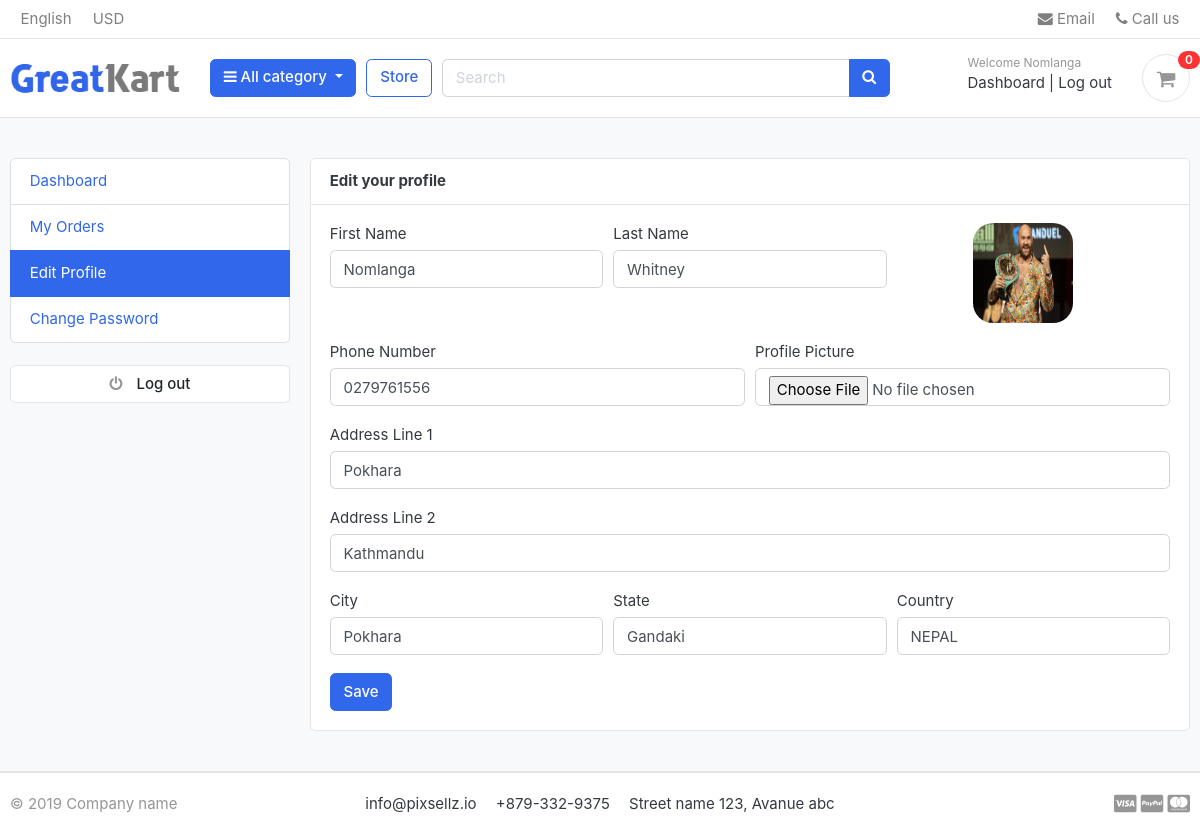
Screenshot of /accounts/edit_profile/ (signed in) with the database file from the repository.
### accounts/models.py (models this page shows, shortened)
class Account(AbstractBaseUser):
    first_name = models.CharField(max_length=50)
    last_name = models.CharField(max_length=50)
    username = models.CharField(max_length=50, unique= True)
    email = models.CharField(max_length=100,unique=True)
    phone_number = models.CharField(max_length=30)
    date_joined = models.DateTimeField(auto_now_add=True)
    last_joined = models.DateTimeField(auto_now_add=True)
    is_admin = models.BooleanField(default=False)
    is_staff = models.BooleanField(default=False)
    is_active = models.BooleanField(default=False)
    is_superadmin = models.BooleanField(default=False)
    USERNAME_FIELD = 'email'
    REQUIRED_FIELDS = ['username','first_name','last_name']
    objects = MyAccountManager()

class UserProfile(models.Model):
    user = models.OneToOneField(Account, on_delete=models.CASCADE)
    address_line_1 = models.CharField(blank=True, max_length=100)
    address_line_2 = models.CharField(blank=True, max_length=100)
    profile_picture = models.ImageField(blank=True, upload_to='userprofile')
    city = models.CharField(blank=True, max_length=20)
    state = models.CharField(blank=True, max_length=20)
    country = models.CharField(blank=True, max_length=20)

### accounts/views.py (the view)
# urls.py: path('edit_profile/',views.edit_profile, name='edit_profile'),
@login_required(login_url='login')
def edit_profile(request):
    userprofile = get_object_or_404(UserProfile, user=request.user)
    if request.method == 'POST':
        user_form = UserForm(request.POST, instance=request.user)
        """request.FILES is neccessary for updating profiles"""
        profile_form = UserProfileForm(request.POST, request.FILES, instance=userprofile)
        if user_form.is_valid() and profile_form.is_valid():
            user_form.save()
            profile_form.save()
            messages.success(request, 'Your profile has been updated.')
            return redirect('edit_profile')
    else:
        user_form = UserForm(instance=request.user)
        profile_form = UserProfileForm(instance=userprofile)
    context = {
        'user_form': user_form,
        'profile_form': profile_form,
        'userprofile': userprofile,
    }
    return render(request, 'accounts/edit_profile.html', context)

### accounts/forms.py
class UserForm(forms.ModelForm):
    class Meta:
        model = Account
        fields = ('first_name', 'last_name', 'phone_number')
    def __init__(self, *args, **kwargs):
        super(UserForm, self).__init__(*args, **kwargs)
        for field in self.fields:
            self.fields[field].widget.attrs['class'] = 'form-control'

class UserProfileForm(forms.ModelForm):
    profile_picture = forms.ImageField(required=False, error_messages = {'invalid':("Image files only")}, widget=forms.FileInput)
    class Meta:
        model = UserProfile
        fields = ('address_line_1', 'address_line_2', 'city', 'state', 'country', 'profile_picture')
    def __init__(self, *args, **kwargs):
        super(UserProfileForm, self).__init__(*args, **kwargs)
        for field in self.fields:
            self.fields[field].widget.attrs['class'] = 'form-control'

### carts/context_processors.py (called while the page is built)
def counter(request):
    cart_count = 0
    if  'admin' in request.path:
        return {}
    else:
        try:
            cart = Cart.objects.filter(cart_id = _cart_id(request))
            if request.user.is_authenticated:
                cart_items = CartItem.objects.all().filter(user=request.user)
            else:
                cart_items = CartItem.objects.all().filter(cart=cart[:1])
            for cart_item in cart_items:
                cart_count +=  cart_item.quantity
        except Cart.DoesNotExist:
            cart_count = 0
    return dict(cart_count=cart_count)

### carts/views.py (called while the page is built)
def _cart_id(request):
    cart = request.session.session_key
    if not cart:
        cart = request.session.create()
    return cart

### cataegory/context_processors.py (called while the page is built)
def menu_links(request):
    links = Category.objects.all()
    return dict(links=links)

### cataegory/models.py (called while the page is built)
    def get_url(self):
        return reverse('product_by_category', args= [self.slug])

### templates/accounts/edit_profile.html (shortened to what this page needs)
{% extends 'base.html' %}
{% block content %}
<section class="section-conten padding-y bg">
<div class="container">
	<div class="row">
	{% include 'includes/dashboard_slider.html' %}
	<main class="col-md-9">
		<article class="card">
		<header class="card-header">
			<strong class="d-inline-block mr-3">Edit your profile</strong>
		</header>
		<div class="card-body">
			<div class="row">
			<div class="col-md-12">
				<form action="{% url 'edit_profile' %}" method="POST" enctype="multipart/form-data">
					<div class="form-row">
						<div class="form-group col-md-4">
							<label>First Name</label>
							{{user_form.first_name}}
						</div>
						<div class="form-group col-md-4">
							<label>Last Name</label>
							{{user_form.last_name}}
						</div>
                        <div class="text-right form-group col-md-2 mx-5">
                            <img src="{{userprofile.profile_picture.url}}" alt="Profile Picture" height="100" width="100" style="border-radius:20% ;">
                        </div>
					</div>
					<div class="form-row">
						<div class="form-group col-md-6">
							<label>Phone Number</label>
							{{user_form.phone_number}}
						</div>
						<div class="form-group col-md-6">
							<label>Profile Picture</label>
							{{profile_form.profile_picture}}
						</div>
					</div>
					<div class="form-group">
						<label>Address Line 1</label>
						{{profile_form.address_line_1}}
					</div>
					<div class="form-group">
						<label>Address Line 2</label>
						{{profile_form.address_line_2}}
					</div>
					<div class="form-row">
						<div class="form-group col-md-4">
							<label>City</label>
							{{profile_form.city}}
						</div>
						<div class="form-group col-md-4">
							<label>State</label>
							{{profile_form.state}}
						</div>
						<div class="form-group col-md-4">
							<label>Country</label>
							{{profile_form.country}}
						</div>
					</div>
					<input type="submit" value="Save" class="btn btn-primary">
				</form>
			</div>
			</div>
		</div>
		</article>
	</main>
</div>
</div>
</section>
{% endblock %}

### templates/includes/navbar.html (shortened to what this page needs)
{% load static %}
<header class="section-header">
    <nav class="navbar p-md-0 navbar-expand-sm navbar-light border-bottom">
    <div class="container">
      <div class="collapse navbar-collapse" id="navbarTop4">
        <ul class="navbar-nav mr-auto">
            <li class="nav-item dropdown">
                 <a href="#" class="nav-link">   English </a>
            </li>
            <li class="nav-item dropdown">
                <a href="#" class="nav-link"> USD </a>
            </li>
        </ul>
        <ul class="navbar-nav">
            <li><a href="#" class="nav-link"> <i class="fa fa-envelope"></i> Email </a></li>
            <li><a href="#" class="nav-link"> <i class="fa fa-phone"></i> Call us </a></li>
        </ul>
      </div>
    </div>
    </nav>
    <section class="header-main border-bottom">
        <div class="container">
    <div class="row align-items-center">
        <div class="col-lg-2 col-md-3 col-6">
            <a href="{% url 'home' %}" class="brand-wrap">
                <img class="logo" src="{% static './images/logo.png' %}">
            </a>
        </div>
        <div class="col-lg col-sm col-md col-6 flex-grow-0">
            <div class="category-wrap dropdown d-inline-block float-right">
                <button type="button" class="btn btn-primary dropdown-toggle" data-toggle="dropdown">
                    <i class="fa fa-bars"></i> All category
                </button>
            </div>
        </div>
        <a href="{% url 'store' %}" class="btn btn-outline-primary">Store</a>
        <div class="col-lg  col-md-6 col-sm-12 col">
            <form action="{% url 'search' %}" class="search">
                <div class="input-group w-100">
                    <input type="text" class="form-control" style="width:60%;" placeholder="Search" name="keyword">
                    <div class="input-group-append">
                      <button class="btn btn-primary" type="submit">
                        <i class="fa fa-search"></i>
                      </button>
                    </div>
                </div>
            </form>
        </div>
        <div class="col-lg-3 col-sm-6 col-8 order-2 order-lg-3">
                    <div class="d-flex justify-content-end mb-3 mb-lg-0">
                        {% if user.id is  None %}
                        <div class="widget-header">
                            <small class="title text-muted">Welcome guest!</small>
                            <div>
                                <a href="{% url 'login' %}">Sign in</a> <span class="dark-transp"> | </span>
                                <a href="{% url 'register' %}"> Register</a>
                            </div>
                        </div>
                        {% else %}
                        <div class="widget-header">
                            <small class="title text-muted">Welcome {{ user.first_name }}</small>
                            <div>
                                <a href="{% url 'dashboard' %}">Dashboard</a> <span class="dark-transp"> | </span>
                                <a href="{% url 'logout' %}">Log out</a>
                            </div>
                        </div>
                        {% endif %}
                        <a href="{% url 'cart' %}" class="widget-header pl-3 ml-3">
                            <div class="icon icon-sm rounded-circle border"><i class="fa fa-shopping-cart"></i></div>
                            <span class="badge badge-pill badge-danger notify">{{ cart_count }}</span>
                        </a>
                    </div>
                </div>
    </div>
        </div>
    </section>
    </header>

### static/css/ui.css (style rules this page uses)
html { font-family: "Inter", sans-serif; font-size: 15px; }
.icon-xs, .icon-sm, .icon-md, .icon-lg { display: inline-block; text-align: center; flex-shrink: 0; flex-grow: 0; }
.icon-sm { width: 48px; height: 48px; line-height: 48px !important; font-size: 20px; }
.padding-y { padding-top: 40px; padding-bottom: 40px; }
article:after, .form-group:after { display: block; clear: both; content: ""; }
.bg { background-color: #f8f9fa; }
.header-main { position: relative; padding-top: 1rem; padding-bottom: 1rem; }
.brand-wrap .logo, .navbar-brand .logo { margin-right: 7px; max-height: 42px; display: inline-block; }
.widget-header { display: inline-block; vertical-align: middle; position: relative; }
.widget-header a { color: #343a40; }
.widget-header i { color: #969696; }
.widget-header .title { display: block; }
.widget-header .notify { position: absolute; top: -3px; right: -10px; }
.notify { position: absolute; top: -4px; right: -10px; display: inline-block; padding: 0.25em 0.6em; font-size: 12px; line-height: 1; text-align: center; border-radius: 3rem; color: #fff; background-color: #fa3434; }

### rows the page displays
Account: first_name "Nomlanga", last_name "Whitney", phone_number "0279761556"
UserProfile: profile_picture (picture), address_line_1 "Pokhara", address_line_2 "Kathmandu", city "Pokhara", state "Gandaki", country "NEPAL"

### other values shown
{{ cart_count }} "0"
